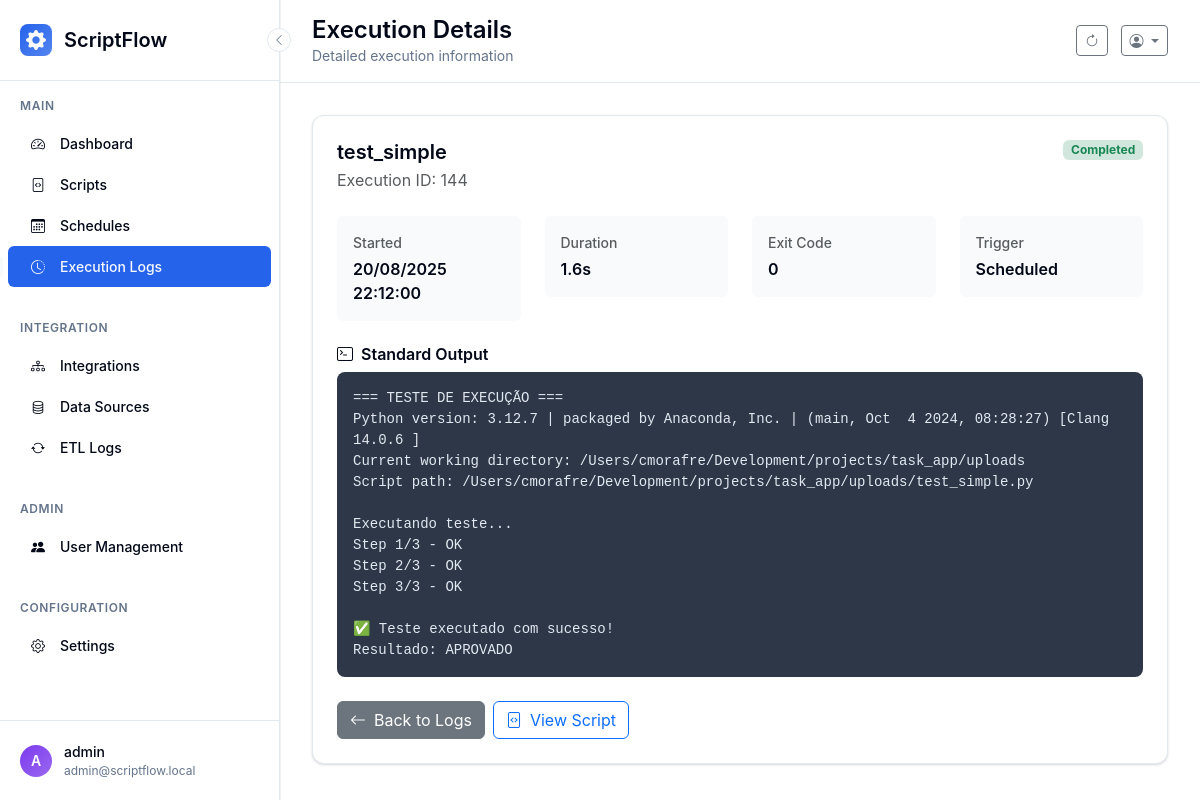
Before: /logs/144 (signed in) with the older database file.
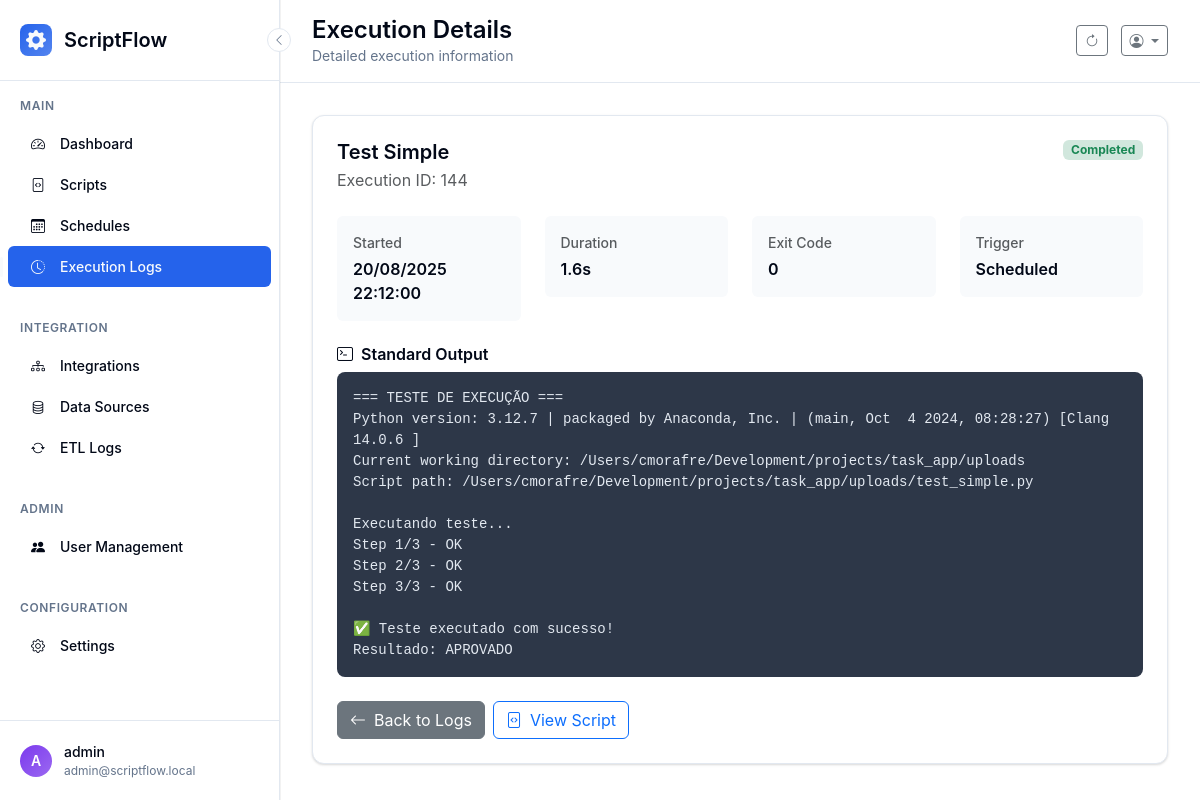
After: the same page with the newer database file.
### scriptflow.py (models this page shows, shortened)
class Script(db.Model):
    __tablename__ = 'scripts'
    id = db.Column(db.Integer, primary_key=True)
    name = db.Column(db.String(100), nullable=False)
    description = db.Column(db.Text)
    filename = db.Column(db.String(255), nullable=False)
    file_path = db.Column(db.String(500), nullable=False)
    script_type = db.Column(db.String(10), nullable=False)  # 'py' or 'bat'
    file_size = db.Column(db.Integer)
    created_at = db.Column(db.DateTime, default=datetime.now)
    updated_at = db.Column(db.DateTime, default=datetime.now, onupdate=datetime.now)
    is_active = db.Column(db.Boolean, default=True)
    user_id = db.Column(db.Integer, db.ForeignKey('users.id'), nullable=False)

### app/controllers/logs.py (the view)
    @logs_bp.route('/<int:execution_id>')
    @login_required
    def view_execution(execution_id):
        execution_query = Execution.query.filter_by(id=execution_id)
        execution = apply_user_data_filter(execution_query).first_or_404()
        return render_template('execution_detail.html', execution=execution)

### app/controllers/logs.py (called while the page is built)
def init_logs_blueprint(db, Execution, apply_user_data_filter):
    @logs_bp.route('/')
    @login_required
    def list_logs():
        page = request.args.get('page', 1, type=int)
        executions_query = Execution.query.order_by(Execution.started_at.desc())
        executions_filtered = apply_user_data_filter(executions_query)
        executions = executions_filtered.paginate(page=page, per_page=20, error_out=False)
        return render_template('logs.html', executions=executions)
    @logs_bp.route('/<int:execution_id>')
    @login_required
    def view_execution(execution_id):
        execution_query = Execution.query.filter_by(id=execution_id)
        execution = apply_user_data_filter(execution_query).first_or_404()
        return render_template('execution_detail.html', execution=execution)
    return logs_bp

### scriptflow.py (called while the page is built)
@app.context_processor
def inject_ui_version():
    return {
        'ui_info': {'current_version': 'v2', 'is_modern': True},
        'ui_version': 'v2',
        'is_modern_ui': True
    }

@login_manager.user_loader
def load_user(user_id):
    return db.session.get(User, int(user_id))

### templates/execution_detail.html (shortened to what this page needs)
{% extends "base.html" %}
{% block page_title %}Execution Details{% endblock %}
{% block page_subtitle %}Detailed execution information{% endblock %}
{% block content %}
<div class="row">
    <div class="col-12">
        <div class="modern-card">
            <div class="d-flex justify-content-between align-items-start mb-4">
                <div>
                    <h5 class="fw-semibold mb-1">{{ execution.script.name if execution.script else 'Unknown Script' }}</h5>
                    <p class="text-muted mb-0">Execution ID: {{ execution.id }}</p>
                </div>
                <span class="badge bg-{{ execution.status_color }}-subtle text-{{ execution.status_color }}">
                    {{ execution.status.title() }}
                </span>
            </div>
            <div class="row mb-4">
                <div class="col-md-3">
                    <div class="bg-light p-3 rounded">
                        <div class="fw-medium small text-muted mb-1">Started</div>
                        <div class="fw-semibold">{{ execution.started_at.strftime('%d/%m/%Y %H:%M:%S') if execution.started_at else 'N/A' }}</div>
                    </div>
                </div>
                <div class="col-md-3">
                    <div class="bg-light p-3 rounded">
                        <div class="fw-medium small text-muted mb-1">Duration</div>
                        <div class="fw-semibold">{{ execution.formatted_duration if execution.formatted_duration else 'N/A' }}</div>
                    </div>
                </div>
                <div class="col-md-3">
                    <div class="bg-light p-3 rounded">
                        <div class="fw-medium small text-muted mb-1">Exit Code</div>
                        <div class="fw-semibold">{{ execution.exit_code if execution.exit_code is not none else 'N/A' }}</div>
                    </div>
                </div>
                <div class="col-md-3">
                    <div class="bg-light p-3 rounded">
                        <div class="fw-medium small text-muted mb-1">Trigger</div>
                        <div class="fw-semibold">{{ execution.trigger_type.title() if execution.trigger_type else 'Manual' }}</div>
                    </div>
                </div>
            </div>
            {% if execution.stdout %}
            <div class="mb-4">
                <h6 class="fw-semibold mb-2">
                    <i class="bi bi-terminal me-2"></i>Standard Output
                </h6>
                <div class="log-output">{{ execution.stdout }}</div>
            </div>
            {% endif %}
            <div class="d-flex gap-2">
                <a href="{{ url_for('logs.list_logs') }}" class="btn btn-secondary">
                    <i class="bi bi-arrow-left me-2"></i>Back to Logs
                </a>
                {% if execution.script %}
                <a href="{{ url_for('view_script', script_id=execution.script.id) }}" class="btn btn-outline-primary">
                    <i class="bi bi-file-code me-2"></i>View Script
                </a>
                {% endif %}
            </div>
        </div>
    </div>
</div>
{% endblock %}

Changed rows visible on the page:
changed Script: script "test_simple" → "Test Simple"
